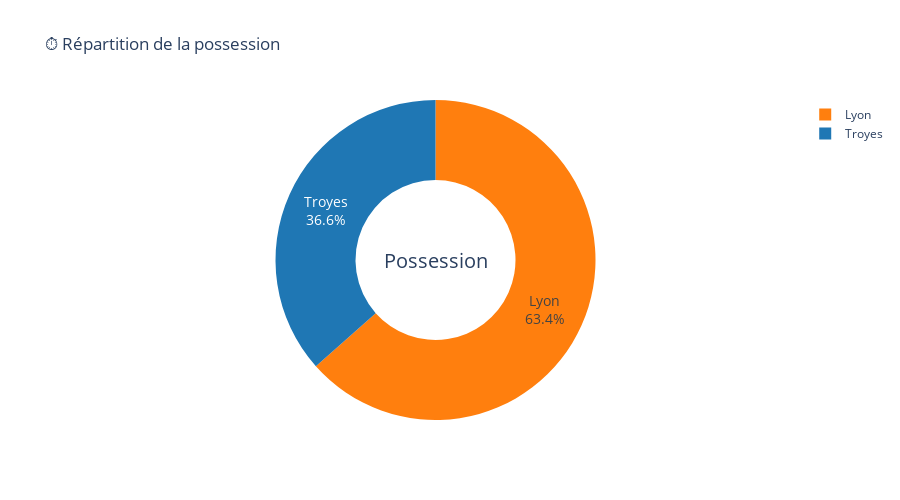

Here is the notebook cell this chart was saved with:
### Code cell
# Graphique 2 : Possession avec donut chart

fig = go.Figure(data=[go.Pie(
    labels=stats_df['Équipe'],
    values=stats_df['Possession (min)'],
    hole=0.5,
    marker_colors=['#1f77b4', '#ff7f0e'],
    textinfo='label+percent',
    textfont_size=14,
    hovertemplate='<b>%{label}</b><br>Temps: %{value:.1f} min<br>Pourcentage: %{percent}<extra></extra>'
)])

fig.update_layout(
    title='⏱️ Répartition de la possession',
    annotations=[dict(text='Possession', x=0.5, y=0.5, font_size=20, showarrow=False)],
    height=500,
    template='plotly_white'
)

fig.show()

### Figure 1 — Plotly figure (JSON) as saved in the notebook; plotly's stock layout.template omitted (floating-point values rounded to 4 significant figures)
{"data": [{"hole": 0.5, "hovertemplate": "<b>%{label}</b><br>Temps: %{value:.1f} min<br>Pourcentage: %{percent}<extra></extra>", "labels": ["Troyes", "Lyon"], "marker": {"colors": ["#1f77b4", "#ff7f0e"]}, "textfont": {"size": 14}, "textinfo": "label+percent", "type": "pie", "values": [20.4, 35.4]}], "layout": {"annotations": [{"font": {"size": 20}, "showarrow": false, "text": "Possession", "x": 0.5, "y": 0.5}], "height": 500, "title": {"text": "⏱️ Répartition de la possession"}}}
